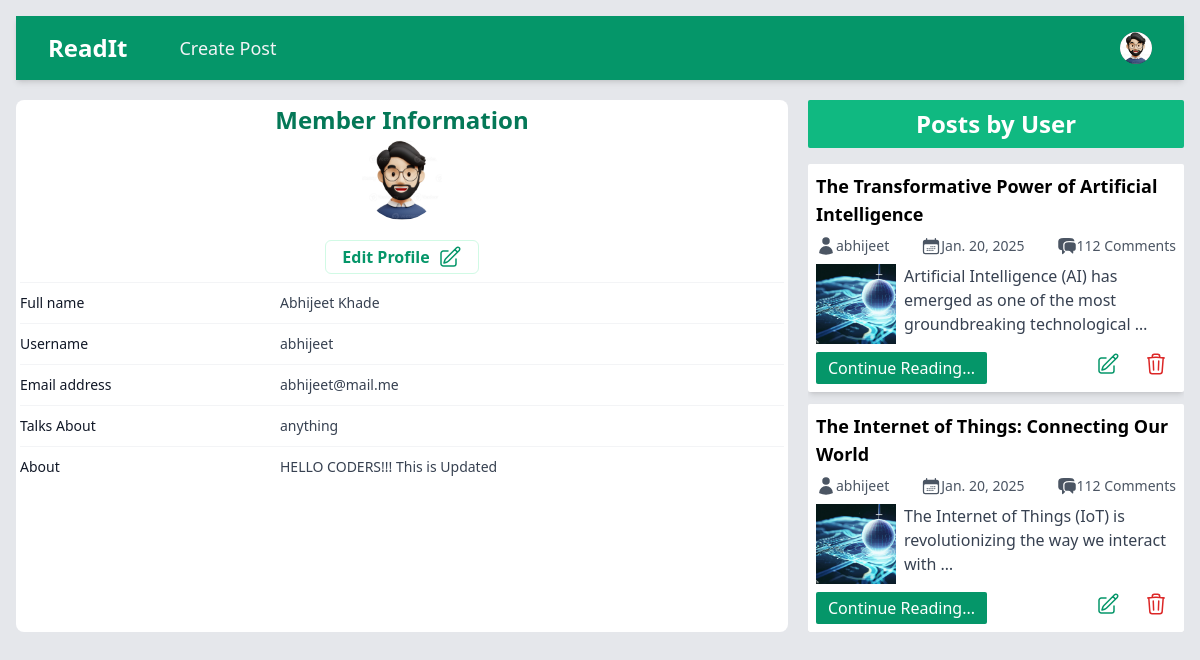
The page /profile/abhijeet/1/ (signed in) on the database its author committed.
### accounts/models.py (models this page shows, shortened)
class UserProfile(models.Model):
    person = models.ForeignKey(User, on_delete=models.CASCADE, related_name= 'profile')
    about = models.TextField()
    talks_about = models.CharField(max_length=250, default='anything')
    avatar = models.ImageField(upload_to='profile_photos', default='user.jpg')

### base/models.py (models this page shows, shortened)
class Post(models.Model):
    id = models.UUIDField(primary_key=True, max_length=15, editable=False, default=uuid.uuid4)
    title = models.CharField(max_length=250)
    slug = models.SlugField(max_length=250, unique_for_date='created', null=True, blank=True)
    author= models.ForeignKey(User, on_delete= models.CASCADE)
    body = models.TextField()
    image = models.ImageField(upload_to='blog_images/', default='default_blogimage.jpg')
    category = models.CharField(max_length=100)
    created = models.DateTimeField(auto_now=True)
    updated = models.DateTimeField(auto_now=True)
    @property
    def image_url(self):
        if self.image and hasattr(self.image, 'url'):
            return self.image.url
    def get_absolute_url(self):
        return reverse('read_post', args=[str(self.id), self.slug])
    class Meta:
        ordering = ['-created']
        indexes = [models.Index(fields=['-created'])]

### accounts/views.py (the view)
# urls.py: path('profile/<str:username>/<str:id>/', views.user_profile, name='profile'),
def user_profile(request, username, id):
    user = User.objects.get(username=username, id=id)
    posts = Post.objects.filter(author=user)
    profile = UserProfile.objects.get(person=user)
    return render(request, 'profile.html',{
        'profile': profile,
        'posts': posts
    })

### accounts/templates/profile.html (shortened to what this page needs)
{% load static %}
<!DOCTYPE html>
<html lang="en">
  <head>
    <link rel="stylesheet" href="{% static 'style.css' %}" />
  </head>
  <body class="p-4 bg-gray-200">
    <nav class="bg-emerald-600 shadow-md">
      <div class="mx-auto max-w-7xl px-4 sm:px-6 lg:px-8">
        <div class="flex h-16 items-center justify-between">
          <div class="flex items-center">
            <div class="flex-shrink-0">
              <a class="text-2xl font-bold text-white" href="{% url 'home' %}">ReadIt</a>
            </div>
            <div class="hidden md:block">
              <div class="ml-10 flex items-baseline space-x-4">
                <a
                  href="create_post.html"
                  class="text-gray-100 hover:bg-gray-700 hover:text-white rounded-md px-3 py-2 text-lg font-medium"
                  aria-current="page"
                  >Create Post</a
                >
              </div>
            </div>
          </div>
          <div class="hidden md:block">
            <div class="ml-4 flex items-center md:ml-6">
              <div class="relative ml-3">
                <div>
                  <button
                    type="button"
                    class="relative flex max-w-xs items-center rounded-full bg-gray-800 text-sm focus:outline-none focus:ring-2 focus:ring-white focus:ring-offset-2 focus:ring-offset-gray-800"
                    id="user-menu-button"
                    aria-expanded="false"
                    aria-haspopup="true"
                  >
                    <span class="absolute -inset-1.5"></span>
                    {% if profile.avatar %}
                    <img
                      class="h-8 w-8 rounded-full"
                      src="{{ profile.avatar.url }}"
                      alt="User Profile Picture"
                    />
                    {% else %}
                    <img
                      class="h-8 w-8 rounded-full"
                      src="{% static 'user.jpg'%}"
                      alt="Default Profile Picture"
                    />
                    {% endif %}
                  </button>
                </div>
              </div>
            </div>
          </div>
        </div>
      </div>
    </nav>
    <main
      class="mt-5 grid grid-cols-1 md:grid-cols-2 lg:grid-cols-3 gap-5 lg:h-[82vh]"
    >
      <section class="bg-white p-1 rounded-lg col-span-1 md:col-span-2">
        <div class="px-4 sm:px-0 flex flex-col justify-around items-center">
          <h3
            class="text-xl lg:text-2xl font-semibold leading-7 mb-1 text-emerald-700"
          >
            Member Information
          </h3>
          {% if profile.avatar %}
            <img
              class="w-14 h-14 lg:h-20 lg:w-20 rounded-full"
              src="{{ profile.avatar.url }}"
              alt="User Profile Picture"
            />
            {% else %}
            <img
              class="w-14 h-14 lg:h-20 lg:w-20 rounded-full"
              src="{% static 'user.jpg' %}"
              alt="Default Profile Picture"
            />
          {% endif %}
          {% if profile.person == user %}
          <a
            href="{% url 'update_profile' profile.person.username profile.person.id %}"
            class="px-4 flex gap-2 py-1 border font-semibold mt-5 w-auto ease-in-out duration-500 border-emerald-100 rounded-md text-emerald-600 hover:bg-emerald-600 hover:text-emerald-50"
            >Edit Profile
          </a>
          {% endif %}
        </div>
        <div class="mt-2 border-t border-gray-100">
          <dl class="divide-y divide-gray-100">
            <div class="px-4 py-2 sm:grid sm:grid-cols-3 sm:gap-4 sm:px-0">
              <dt class="text-sm font-medium leading-6 text-gray-900">
                Full name
              </dt>
              <dd
                class="mt-1 text-sm leading-6 text-gray-700 sm:col-span-2 sm:mt-0"
              >
              {{ profile.person.first_name }} {{ profile.person.last_name }}
              </dd>
            </div>
            <div class="px-4 py-2 sm:grid sm:grid-cols-3 sm:gap-4 sm:px-0">
              <dt class="text-sm font-medium leading-6 text-gray-900">
                Username
              </dt>
              <dd
                class="mt-1 text-sm leading-6 text-gray-700 sm:col-span-2 sm:mt-0"
              >
              {{ profile.person.username }}
              </dd>
            </div>
            <div class="px-4 py-2 sm:grid sm:grid-cols-3 sm:gap-4 sm:px-0">
              <dt class="text-sm font-medium leading-6 text-gray-900">
                Email address
              </dt>
              <dd
                class="mt-1 text-sm leading-6 text-gray-700 sm:col-span-2 sm:mt-0"
              >
              {{ profile.person.email }}
              </dd>
            </div>
            <div class="px-4 py-2 sm:grid sm:grid-cols-3 sm:gap-4 sm:px-0">
              <dt class="text-sm font-medium leading-6 text-gray-900">
                Talks About
              </dt>
              <dd
                class="mt-1 text-sm leading-6 text-gray-700 sm:col-span-2 sm:mt-0"
              >
              {{ profile.talks_about }}
              </dd>
            </div>
            <div class="px-4 py-2 sm:grid sm:grid-cols-3 sm:gap-4 sm:px-0">
              <dt class="text-sm font-medium leading-6 text-gray-900">About</dt>
              <dd
                class="mt-1 text-sm leading-6 text-gray-700 sm:col-span-2 sm:mt-0"
              >
                {{ profile.about }}
              </dd>
            </div>
          </dl>
        </div>
      </section>
      <section class="flex flex-col gap-4 lg:h-[84vh]">
        <h1
          class="bg-emerald-500 w-full font-semibold text-2xl text-center py-2 rounded-sm text-white"
        >
          Posts by User
        </h1>
        <div class="flex flex-col gap-3 overflow-scroll scrollbar-hide">
           {% for post in posts %}
          <div
            class="w-full h-fit rounded-sm shadow-md bg-white flex flex-col p-2"
          >
            <h2 class="font-semibold text-lg">
              {{ post.title|truncatewords:10 }}
            </h2>
            <div class="w-full py-2 text-sm text-gray-600 flex justify-between">
              <div class="flex">
                <p>{{ post.author }}</p>
              </div>
              <div class="flex">
                <p>{{post.created|date:"M. d, Y"}}</p>
              </div>
              <div class="flex">
                <p>112 Comments</p>
              </div>
            </div>
            <div class="w-full flex gap-2 justify-between">
              <img
                class="w-20 h-20"
                src="{{ post.image_url|default_if_none:'media/blog_images/default_blogimage.jpg'}}"
                alt=""
                srcset=""
              />
              <p class="text-left text-gray-700">
                {{ post.body|truncatewords:12 }}
              </p>
            </div>
            <div class="text-gray-400 flex justify-between">
              <a
                href="{{ post.get_absolute_url }}"
                class="w-fit mt-2 text-white bg-emerald-600 px-3 py-1 rounded-sm"
                >Continue Reading...</a
              >
              {% if user == post.author %}
              <div class="text-gray-400 flex gap-2">
                <a
                  href="{% url 'update_post' post.id %}"
                  class="text-emerald-600 rounded-xl hover:bg-emerald-100 p-2"
                  >
                </a>
                <a
                  href="{% url 'delete_post' post.id %}"
                  class="text-red-600 p-2 rounded-xl hover:bg-red-100"
                >
                </a>
              </div>
              {% endif %}
            </div>
        </div>
        {% endfor %}
      </section>
    </main>
  </body>
</html>

### rows shown on the page
UserProfile: avatar (picture), person.first_name "Abhijeet", person.last_name "Khade", person.username "abhijeet", person.email "abhijeet@mail.me", talks_about "anything", about "HELLO CODERS!!! This is Updated"
Post: title "The Transformative Power of Artificial Intelligence", author "abhijeet", created "Jan. 20, 2025", image_url (placeholder picture), body "Artificial Intelligence (AI) has emerged as one of the most groundbreaking technological …"
Post: title "The Internet of Things: Connecting Our World", author "abhijeet", created "Jan. 20, 2025", image_url (placeholder picture), body "The Internet of Things (IoT) is revolutionizing the way we interact with …"
